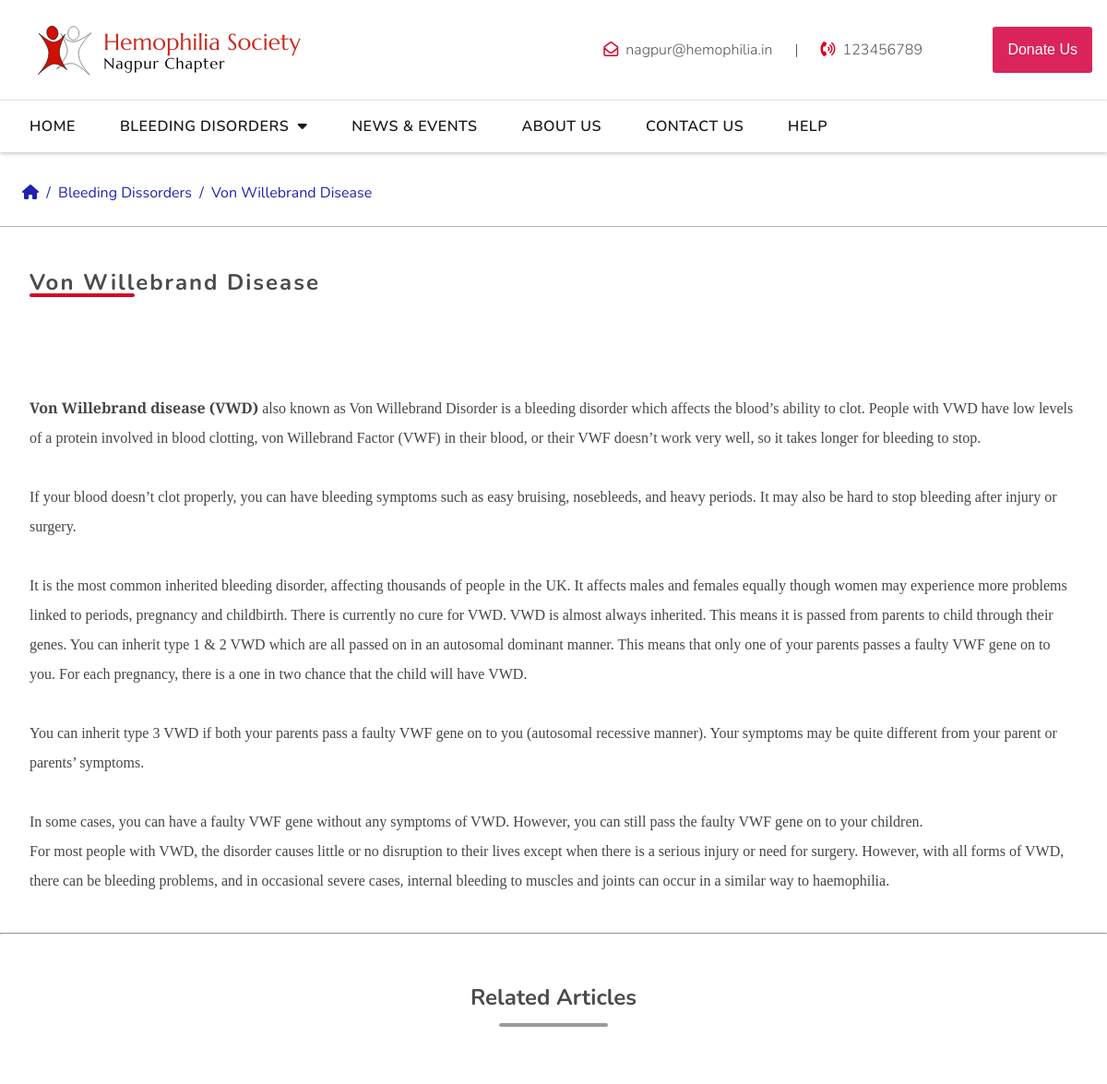
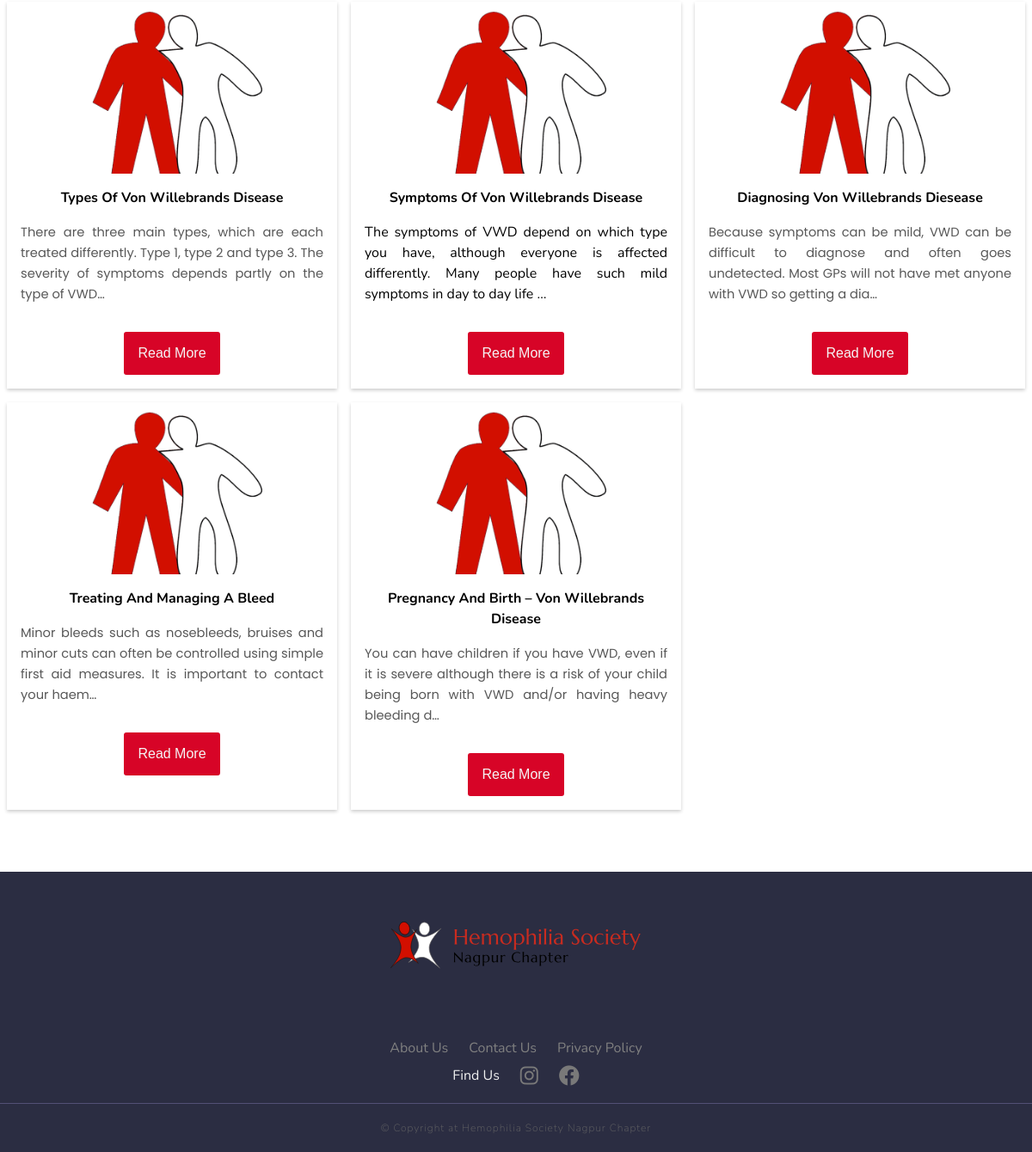
The app's page /vWd/ with its own data (2 pictures, top to bottom).
### home/models.py (models this page shows, shortened)
class posts(models.Model):
    id = models.AutoField(primary_key=True)
    category = models.ForeignKey(hsnc, on_delete=models.CASCADE)
    title = models.CharField(max_length=100,default="")
    content = HTMLField()
    slug = models.SlugField(max_length=50)
    image_1 = models.FileField(upload_to="images",null=True, blank=True)
    created_at = models.DateTimeField(auto_now_add=True)
    updated_at = models.DateTimeField(auto_now=True)

### vwd/views.py (the view)
# urls.py: path('vWd/', include('vwd.urls')),
def vWd(request):
    str = 'von-willebrand-disease'
    category = hsnc.objects.get(slug=str)
    qs = posts.objects.all().filter(category=category).exclude(slug='von-willebrand-disease')
    query = posts.objects.all().filter(category=category).filter(slug='von-willebrand-disease')
    status = True
    context = {'query':query,'qs':qs,'bd':status}
    return render(request,'vWd/index.html',context)

### home/models.py (called while the page is built)
    def __str__(self):
        return self.category

### home/views.py (called while the page is built)
def categories(request):
    return{'categories':hsnc.objects.all()}

### templates/vWd/index.html (shortened to what this page needs)
{% extends 'base.html' %}
{% load static %}
{% block content%}
{% for data in query %}
<div class="container">
    <div class="row">
        <div class="col-12">
            <div class="current_url text-left">
                <p class="clr-blue p1 ml-1"><a href="/"class="clr-blue"><i class="fa fa-home" aria-hidden="true"></i>&nbsp;<span>&nbsp;/&nbsp;</span> </a> Bleeding Dissorders <span>&nbsp;/&nbsp;</span>
                    <a href="#"class="clr-blue"> {{data.title}}</a>
                </p>
            </div>
        </div>
        <div class="col-12 p3">
            <div class="text-left">
                <h1 class="heading clr-dark mt-1">{{data.title}}</h1>
            </div>
            <div class="underline bg-primary"></div>
        </div>
        <div class="col-12 col-sm-12 mt-2">
        </div>
        <div class="col-12 col-sm-12 mt-1 p3">
             <div class="text-muted l-height-2 font-serif">
         {{data.content|safe}}</div>
        </div>
    </div>
</div>
{% endfor %}
<hr>
{% if qs %}
<div class="container mt-4 p1">
    <div class="row grid-gap1">
        <div class="col-12 mb-2">
            <h2 class="clr-dark mb-1">Related Articles</h2>
            <div class="underline-dark m-auto"></div>
        </div>
        {% for data in qs %}
        <div class="col-4 col-sm-12 d-flex-center-col shadow">
            <div class="card_more d-flex-col-center">
                <div class="card-img">
                    {% if data.image_1 %}
                    <img src="/media/{{data.image_1}}" class="card_img">
                    {% else %}
                    <img src="{% static 'imgs/logoHSNC.png'%}" class="card_img">
                    {% endif %}
                </div>
                <div class="card-text p2 d-flex-center-col">
                    <h4>{{data.title}}</h4>
                    <p class="text-left subheading mt-1">{{data.content|truncatechars_html:150|safe}}</p>
                    <button class="btn btn-red mt-2 c-white"><a href="{% url 'hemophilia:about' data.slug data.category %}">Read More</a></button>
                </div>
            </div>
        </div>
        {% endfor %}
    </div>
</div>
{% endif %}
{% endblock content %}

### templates/base.html (shortened to what this page needs)
<!DOCTYPE html>
<html lang="en">
<head>
    {% load static %}
    <link rel="stylesheet" href="{% static 'css/style2.css' %}">
    <link rel="stylesheet" href="https://cdnjs.cloudflare.com/ajax/libs/font-awesome/6.0.0/css/all.min.css" />
</head>
<body onload="loader()" class="">
    <header class="container" id="top">
        <div class="row">
            <div class="logo col-4 col-sm-11">
                <a href="/" class="p1">
                    <img src="{% static 'imgs/hsnc05feb.svg' %}" alt="" class="w-100">
                </a>
            </div>
            <div class="contact-info col-6 col-sm-12 d-sm-none d-flex align-center gap-1">
                <div class="contact-email"><i class="fa-regular fa-envelope-open"></i> &nbsp;<span
                        title="Official Email">nagpur@hemophilia.in</span></div>
                |
                <div class="contact-mobile"><i class="fa-solid fa-phone-volume"></i> &nbsp;123456789</div>
            </div>
            <div class="donate-us col-2 col-sm-12 d-sm-none d-flex wrap">
                <button class="btn donate self-center mr-1 c-white">Donate Us</button>
            </div>
        </div>
    </header>
    <nav class="container sticky-top">
        <div class="row shadow">
            <div class="nav col-12 d-flex bg-nav">
                <div class="container nav-sm-relative bg-nav d-flex m-auto">
                    <div class="nav-div  bg-nav m-auto" id="nav-div">
                        <ul class="navmenu d-flex" id="navmenu">
                            <li class="nav-li{% if home %} active {% else %}  {% endif %} "><a href="/">Home</a></li>
                            <li class="{% if bd %} active {% endif %}"><a href="#">Bleeding
                                    Disorders &nbsp;<i class="fas fa-caret-down"></i></a>
                            </li>
                            <li><a href="/#news_events">News & Events</i></a></li>
                            <li><a href="/#about_us">About Us</a></li>
                            <li class="{% if status %}active  {% else %} {% endif %}"><a
                                    href="/contact-us">Contact Us</a></li>
                            <li><a href="#">Help</a></li>
                        </ul>
                    </div>
                </div>
            </div>
        </div>
    </nav>
            <div class="container" id="progress-div">
                {% block content %}
                {% endblock content %}
            </div>
    <footer class="container-fluid">
        <div class="container mt-4 bg-footer">
            <div class="row">
                <div class="col-12 footer-logo">
                    <img src="{% static 'imgs/hsnc05feb.svg' %}" alt="" class="w-50 m-auto w-sm-100">
                </div>
            </div>
     <div class="row mt-1">
         <div class="col-12 mt-1">
             <ul class="d-flex j-con-center gap-1 footer-nav">
                 <li><a href="">About Us</a></li>
                 <li><a href="">Contact Us</a></li>
                 <li><a href="">Privacy Policy</a></li>
             </ul>
         </div>
         <div class="col-12">
            <ul class="d-flex j-con-center gap-1 footer-nav">
               <p class="clr-light">Find Us</p>
                <li><a href=""><i class="fab fa-instagram"></i> </a></li>
                <li><a href=""><i class="fab fa-facebook"></i> </a></li>
            </ul>
         </div>
     </div>
        <div class="border-footer mt-1 d-flex">
            <p class="copy p2 m-auto">&copy; Copyright at Hemophilia Society Nagpur Chapter</p>
        </div>
    </div>
    </footer>
</body>
</html>

### records on screen
posts: title "Von Willebrand Disease", content "Von Willebrand disease (VWD) also known as Von Willebrand Disorder is a bleeding disorder which affects the blood’s ability to clot. People with VWD have low levels of a protein involved in blood clotting, von Willebrand Factor (VWF) in their blood, or their VWF doesn’t work very well, so it takes longer for bleeding to stop. If your blood doesn’t clot properly, you can have bleeding symptoms such as easy bruising, nosebleeds, and heavy periods. It may also be hard to stop bleeding after injury or surgery. It is the most common inherited bleeding disorder, affecting thousands of people in the UK. It affects males and females equally though women may experience more problems linked to…"
posts: title "Types Of Von Willebrands Disease", content "There are three main types, which are each treated differently. Type 1, type 2 and type 3. The severity of symptoms depends partly on the type of VWD…"
posts: title "Symptoms Of Von Willebrands Disease", content "The symptoms of VWD depend on which type you have, although everyone is affected differently. Many people have such mild symptoms in day to day life …"
posts: title "Diagnosing Von Willebrands Diesease", content "Because symptoms can be mild, VWD can be difficult to diagnose and often goes undetected. Most GPs will not have met anyone with VWD so getting a dia…"
posts: title "Treating And Managing A Bleed", content "Minor bleeds such as nosebleeds, bruises and minor cuts can often be controlled using simple first aid measures. It is important to contact your haem…"
posts: title "Pregnancy And Birth – Von Willebrands Disease", content "You can have children if you have VWD, even if it is severe although there is a risk of your child being born with VWD and/or having heavy bleeding d…"
